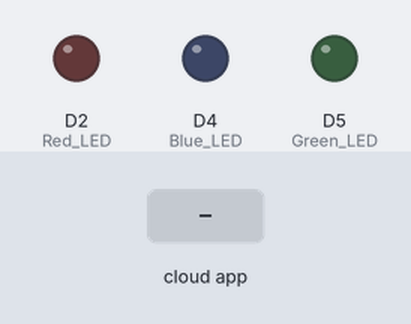
Simulated run of this sketch. Board: Arduino MKR. Shown: output pins drawn as LEDs (lit = HIGH). Inputs (shaded band) come from the test bench. WiFi joins after 1.5 s; servers stay silent unless stated; the Firebase database answers and starts empty; what the sketch prints to the serial monitor is not drawn.

Above: at 2.7 s.
2.8 s: the phone or cloud app sets Red to 1
At 3.4 s:
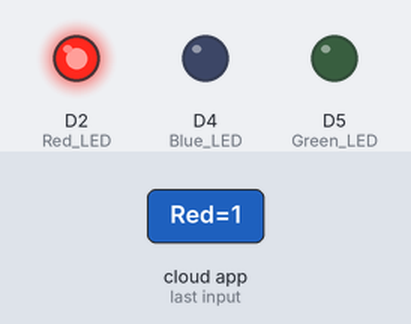
4.6 s: the phone or cloud app sets Green to 1
At 5.8 s:
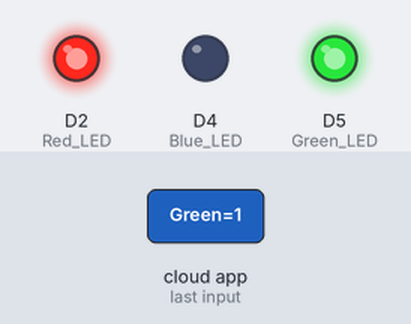
6.2 s: the phone or cloud app sets Blue to 1
At 7.0 s:
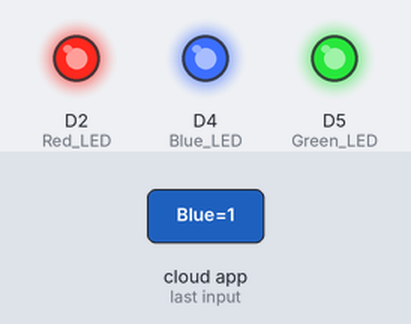
7.8 s: the phone or cloud app sets Red to 0
At 10.1 s:
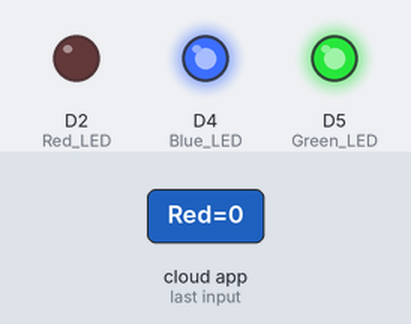
10.4 s: the phone or cloud app sets Green to 0
At 11.4 s:
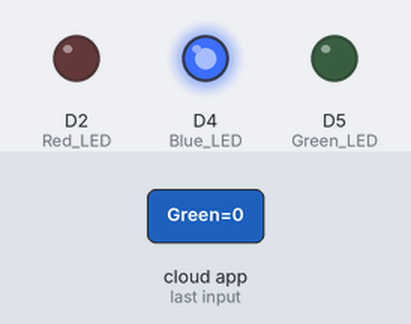
12.0 s: the phone or cloud app sets Red to 1
At 14.2 s:
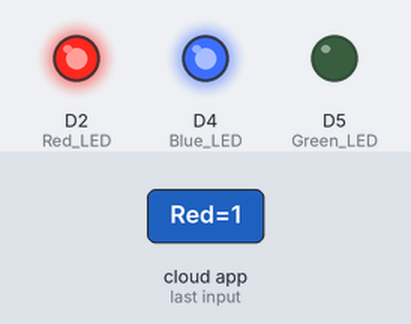
Timing chart, 0 to 15.7 s (numbered marks = the images above; inputs shaded):
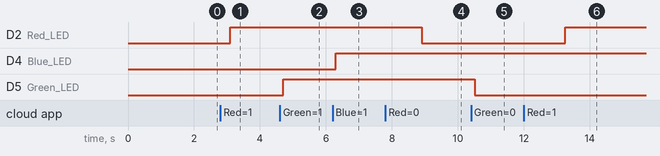

Measured:
- after the input at 2.8 s, D2 (Red_LED): LOW → HIGH after 0.30 s
- after the input at 4.6 s, D5 (Green_LED): LOW → HIGH after 0.10 s
- after the input at 6.2 s, D4 (Blue_LED): LOW → HIGH after 0.10 s
- after the input at 7.8 s, D2 (Red_LED): HIGH → LOW after 1.1 s
- after the input at 10.4 s, D5 (Green_LED): HIGH → LOW after 0.10 s
- after the input at 12.0 s, D2 (Red_LED): LOW → HIGH after 1.3 s

The sketch:

Arduino.ino
```cpp
#include <WiFiNINA.h>
#include <Firebase_Arduino_WiFiNINA.h>

#define FIREBASE_HOST "arduinoledcontrol-38ac5-default-rtdb.asia-southeast1.firebasedatabase.app"
#define FIREBASE_AUTH "..........................................................."
#define WIFI_SSID "MyRepublic 5667"
#define WIFI_PASSWORD "v9nkx9cpg5"

FirebaseData firebaseData;

void setup() {
    pinMode(2, OUTPUT); // Red LED
    pinMode(5, OUTPUT); // Green LED
    pinMode(4, OUTPUT); // Blue LED

    Serial.begin(9600);
    WiFi.begin(WIFI_SSID, WIFI_PASSWORD);

    while (WiFi.status() != WL_CONNECTED) {
        delay(500);
        Serial.print(".");
    }
    Serial.println("WiFi connected.");
    Serial.println("IP address: ");
    Serial.println(WiFi.localIP());

    // Initialize Firebase with WiFi credentials
    Firebase.begin(FIREBASE_HOST, FIREBASE_AUTH, WIFI_SSID, WIFI_PASSWORD);
    Firebase.reconnectWiFi(true);
}

void loop() {
    if (Firebase.getBool(firebaseData, "/LEDcolor/Red")) {
        bool redState = firebaseData.boolData();
        digitalWrite(2, redState ? HIGH : LOW);
    }
    if (Firebase.getBool(firebaseData, "/LEDcolor/Green")) {
        bool greenState = firebaseData.boolData();
        digitalWrite(5, greenState ? HIGH : LOW);
    }
    if (Firebase.getBool(firebaseData, "/LEDcolor/Blue")) {
        bool blueState = firebaseData.boolData();
        digitalWrite(4, blueState ? HIGH : LOW);
    }

    delay(1000);
}
```
